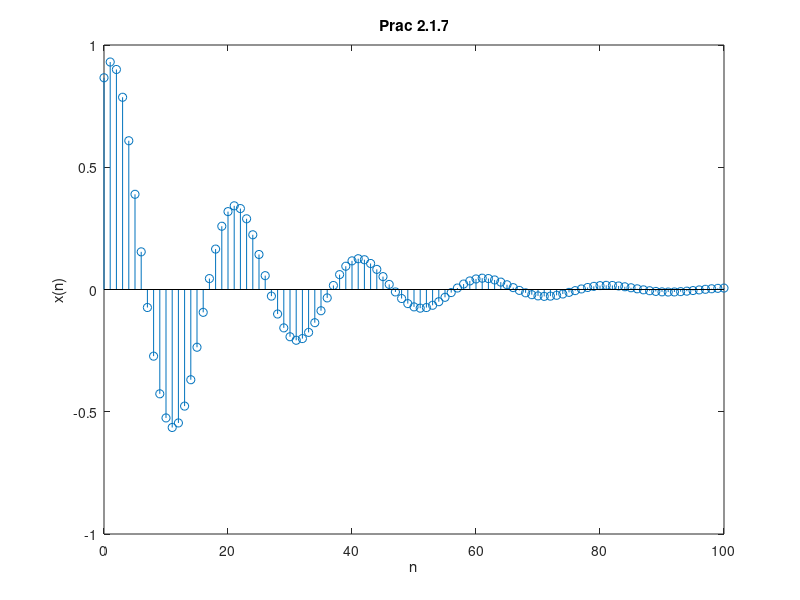

Write MATLAB code to recreate this figure.
% 한밭대학교 20191780 육정훈

n = 0:100;
x = exp(-0.05 * n) .* sin(0.1 * pi * n + pi / 3);

stem(n, x); title('Prac 2.1.7'); xlabel('n'); ylabel('x(n)');
